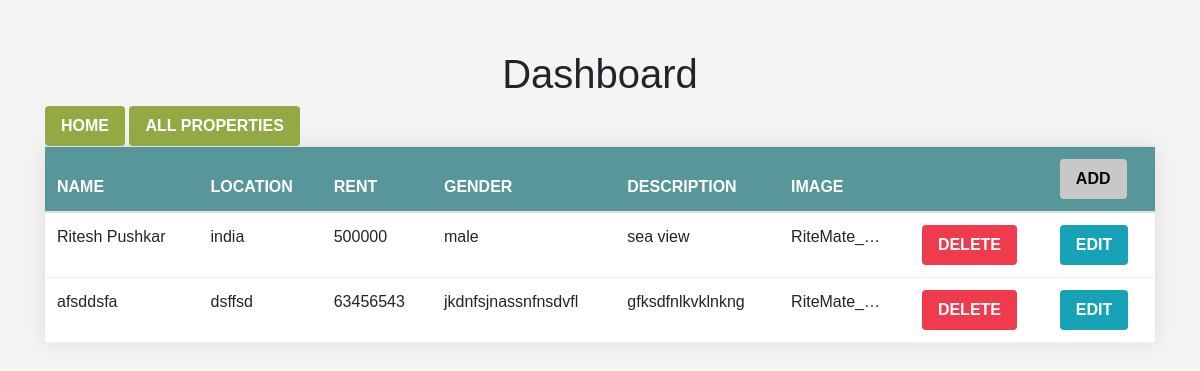
Page /dashboard/ on the earlier database version.
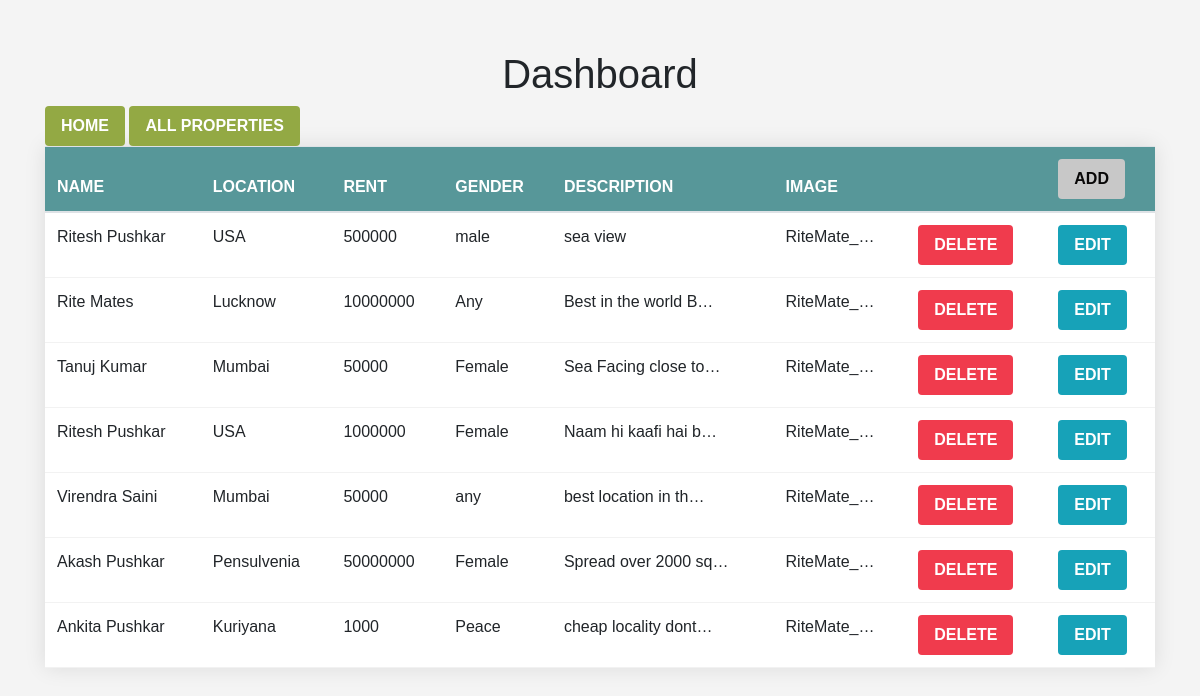
Same page on the later database version.
### properties/models.py (models this page shows)
class listing(models.Model) :
    GENDER_CHOICES = (
        ('male', 'Male'),
        ('female', 'Female'),
        ('any', 'Any')
    )
    name = models.CharField(max_length = 30)
    location = models.CharField(max_length = 60)
    rent = models.IntegerField()
    gender = models.CharField(max_length=6, choices=GENDER_CHOICES)
    description = models.CharField(max_length = 200)
    image = models.ImageField(upload_to="RiteMate_project\media\properties_images")

### user_dashboard/views.py (the view)
# urls.py: path('dashboard/', dashboard),
def dashboard(request):
    try:
        data = listing.objects.filter(user=request.user)
    except Exception:
        data = listing.objects.all()
    return render(request, 'dashboard.html', {'data': data})

### user_dashboard/templates/dashboard.html (shortened to what this page needs)
<!DOCTYPE html>
<html lang="en">
<head>
    <link rel="stylesheet" href="https://stackpath.bootstrapcdn.com/bootstrap/4.5.2/css/bootstrap.min.css">
</head>
<body>
    <div class="container">
        <h1 style="text-align: center;">Dashboard</h1>
        <a href="/"><button class="btn btn-primary">Home</button></a>
        <a href="/display"><button class="btn btn-primary">All Properties</button></a>
        <table class="table table-hover">
            <thead>
                <tr>
                    <th>Name</th>
                    <th>Location</th>
                    <th>Rent</th>
                    <th>Gender</th>
                    <th>Description</th>
                    <th>Image</th>
                    <th></th>
                    <th><a href="/properties/"><button class="btn btn-success">Add</button></a></th>
                </tr>
            </thead>
            <tbody>
                {% for ele in data %}
                <tr>
                    <td>{{ele.name}}</td>
                    <td>{{ele.location}}</td>
                    <td>{{ele.rent}}</td>
                    <td>{{ele.gender}}</td>
                    <td>{{ele.description | truncatechars:20 }}</td>
                    <td>{{ele.image | truncatechars:10}}</td>
                        <form action="{% url 'deletedata' ele.id %}" method="POST">
                            <td>
                                <input type="submit" class="btn btn-danger" value="Delete">
                            </td>
                        </form>
                        <td>
                            <a href="{% url 'editdata' ele.id %}"><input type="submit" class="btn btn-info" value="Edit"></a>
                        </td>
                </tr>
                {% endfor %}
            </tbody>
        </table>
    </div>
</body>
</html>

### user_dashboard/templates/dashboard.html (style rules this page uses)
body { font-family: Arial, sans-serif; background-color: #f4f4f4; margin: 0; padding: 0; }
.container { margin-top: 50px; }
table { width: 100%; border-collapse: collapse; background-color: #fff; box-shadow: 0 0 20px rgba(0, 0, 0, 0.1); }
th, td { padding: 15px; text-align: left; border-bottom: 1px solid #f2f2f2; }
th { background-color: #579799; color: #fff; text-transform: uppercase; }
.btn { padding: 8px 16px; border: none; cursor: pointer; border-radius: 4px; text-transform: uppercase; font-weight: bold; }
.btn-primary { background-color: #93a944; color: #fff; transition: all 0.3s ease-in-out; }
.btn-success { background-color: #c8c8c8; color: #080707; transition: all 0.3s ease-in-out; }
.btn-danger { background-color: #f03b4d; color: #fff; transition: all 0.3s ease-in-out; }

Differences in the rows shown:
removed listing: name "afsddsfa", location "dsffsd", rent "63456543", gender "jkdnfsjnassnfnsdvfl", description "gfksdfnlkvklnkng", image "RiteMate_…"
changed listing "male": location "india" → "USA"
added listing: name "Rite Mates", location "Lucknow", rent "10000000", gender "Any", description "Best in the world B…", image "RiteMate_…"
added listing: name "Tanuj Kumar", location "Mumbai", rent "50000", gender "Female", description "Sea Facing close to…", image "RiteMate_…"
added listing: name "Ritesh Pushkar", location "USA", rent "1000000", gender "Female", description "Naam hi kaafi hai b…", image "RiteMate_…"
added listing: name "Virendra Saini", location "Mumbai", rent "50000", gender "any", description "best location in th…", image "RiteMate_…"
added listing: name "Akash Pushkar", location "Pensulvenia", rent "50000000", gender "Female", description "Spread over 2000 sq…", image "RiteMate_…"
added listing: name "Ankita Pushkar", location "Kuriyana", rent "1000", gender "Peace", description "cheap locality dont…", image "RiteMate_…"
